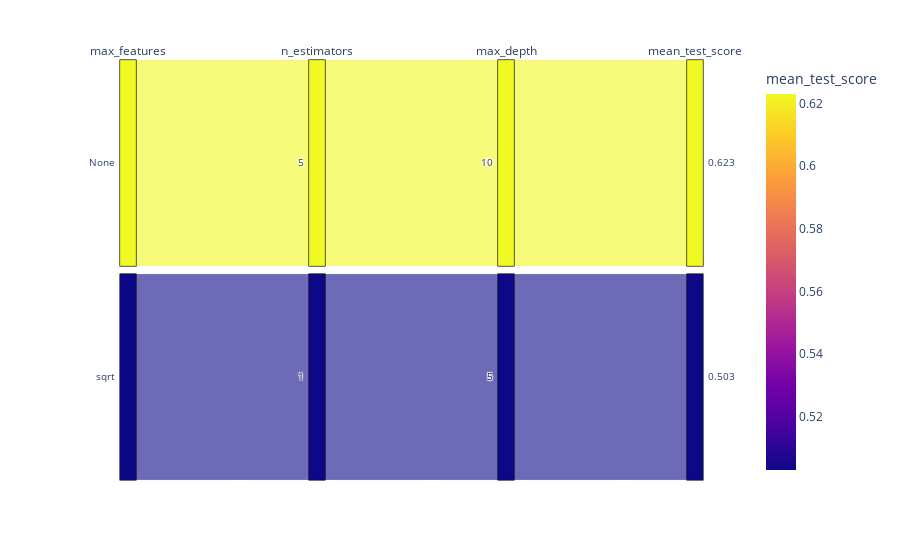

Notebook code for this chart:
### Code cell
px.parallel_categories(
    df_cv_of.iloc[:,:-1],
    color='mean_test_score'
)

### Figure 1 — Plotly figure (JSON) as saved in the notebook; plotly's stock layout.template omitted (floating-point values rounded to 4 significant figures)
{"data": [{"dimensions": [{"label": "max_features", "values": ["None", "sqrt"]}, {"label": "n_estimators", "values": [5, 1]}, {"label": "max_depth", "values": [10, 5]}, {"label": "mean_test_score", "values": [0.623, 0.503]}], "domain": {"x": [0, 1], "y": [0, 1]}, "line": {"color": [0.623, 0.503], "coloraxis": "coloraxis"}, "name": "", "type": "parcats"}], "layout": {"coloraxis": {"colorbar": {"title": {"text": "mean_test_score"}}, "colorscale": [[0, "#0d0887"], [0.1111, "#46039f"], [0.2222, "#7201a8"], [0.3333, "#9c179e"], [0.4444, "#bd3786"], [0.5556, "#d8576b"], [0.6667, "#ed7953"], [0.7778, "#fb9f3a"], [0.8889, "#fdca26"], [1, "#f0f921"]]}, "legend": {"tracegroupgap": 0}, "margin": {"t": 60}}}
